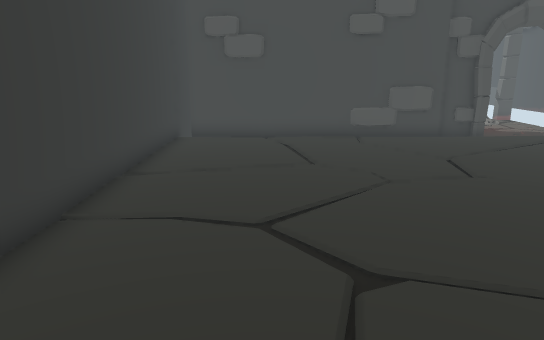
view 1 (above)

15 first-person views from a walk through a scene from a Unity 3-D project. The camera is 1.2 m above the floor, tilts 14° down and sees 70° across. The floor is counted in squares, 0.5 m on a side. Each view is taken from the middle of a square. On the plan, view 1 faces up. The plan holds only what a view shows up to about 20 squares ahead; the rest is blank. The place goes on beyond the plan. The player is left out. Some animated figures are not drawn. Door leaves are left out, so doorways stand open.

view 2
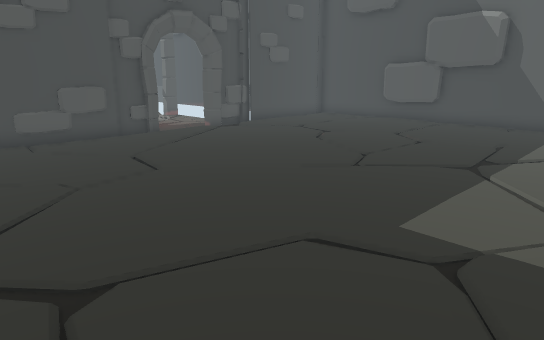

view 3
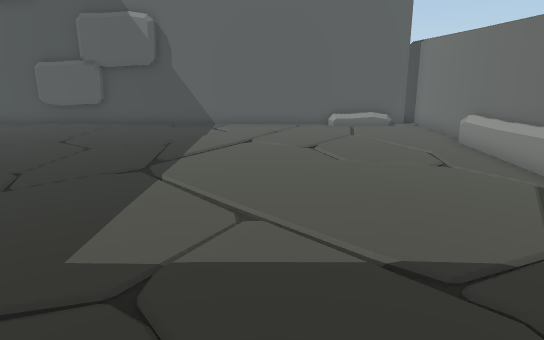

view 4
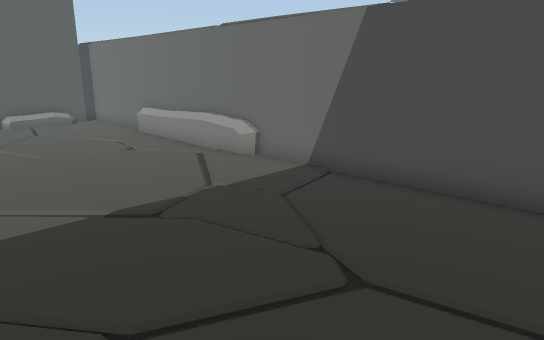

view 5
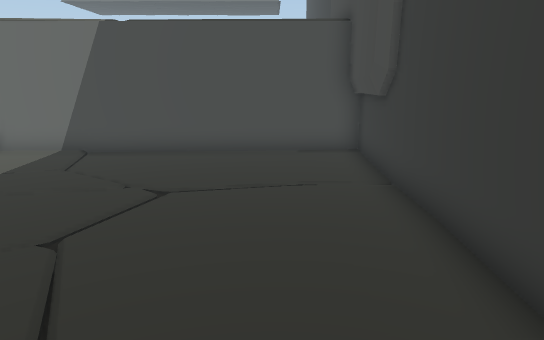

view 6
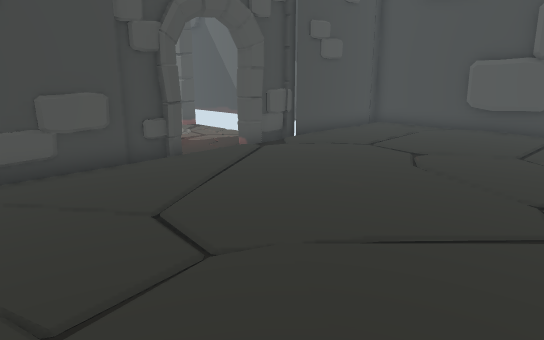

view 7
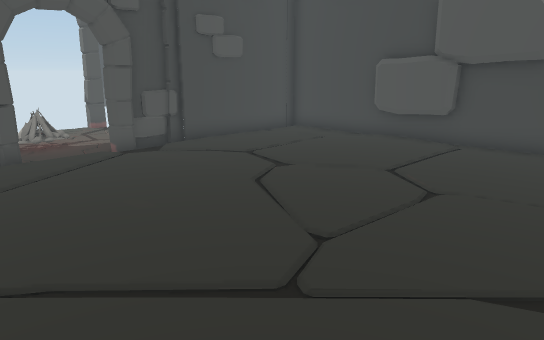

view 8
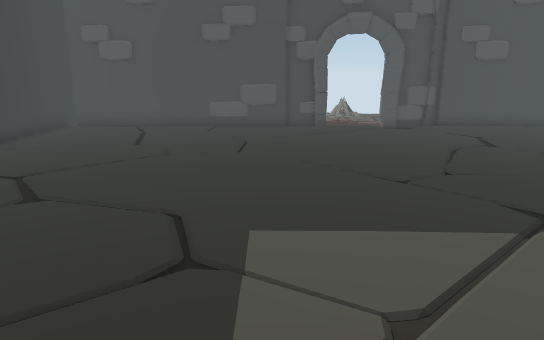

view 9
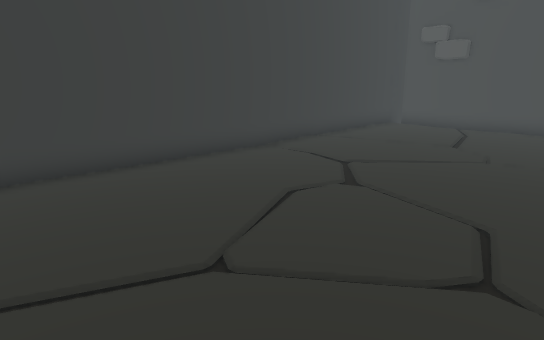

view 10
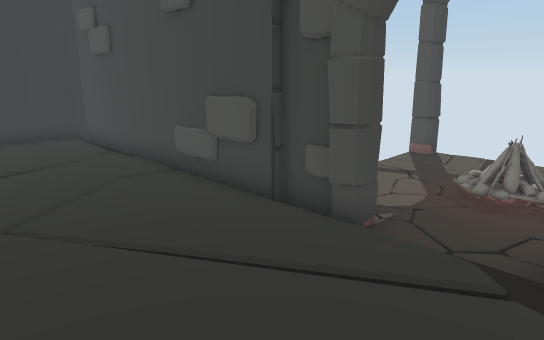

view 11
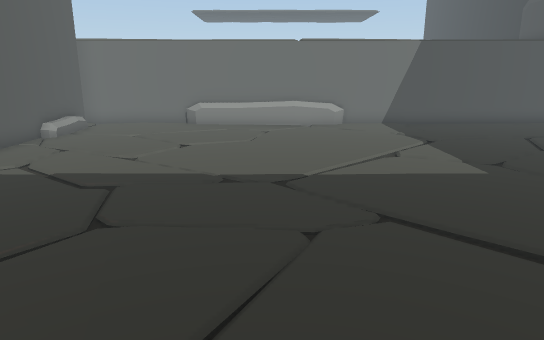

view 12
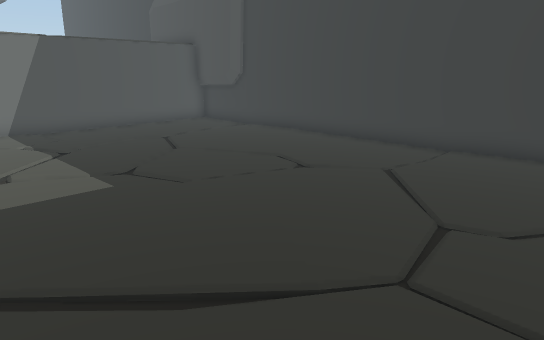

view 13
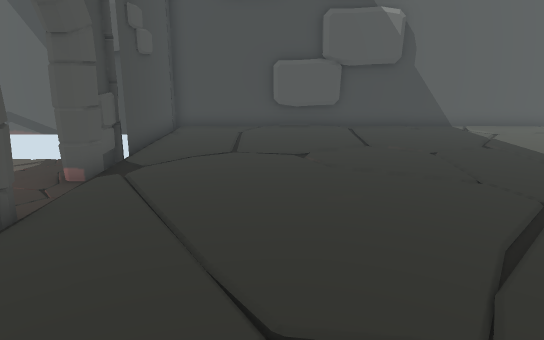

view 14
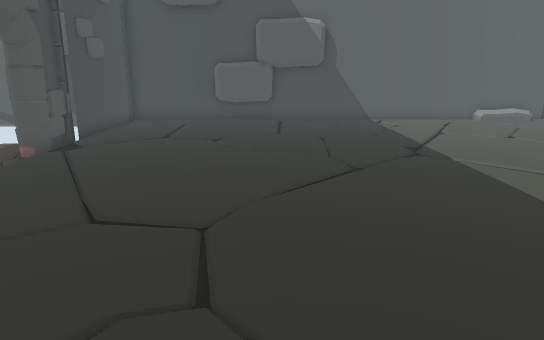

view 15
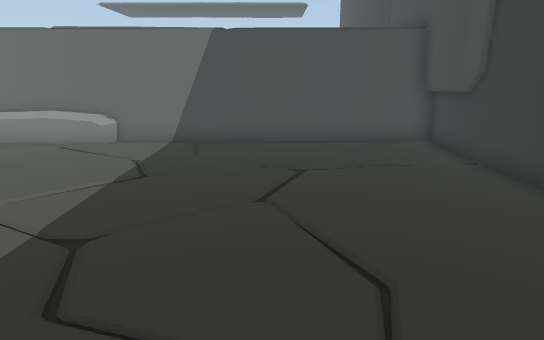

### Floor plan
Points are (right, up) in squares from view 1. A wall is a line through its corners. A room is listed if a view was taken in it or the views show most of it. See-through windows are left out.
Room 1 (views 1, 2, 3, 4, 5, 6, 7, 8, 9, 10, 11, 12, 13, 14, 15)
walls: (19.3, 5.5) (19.3, 10.7); (6.8, 15.4) (-3.2, 15.4); (7.6, 15.5) (7.1, 15.6); (8.6, 15.5) (8, 15.2); (19.5, 5.3) (19.2, 5.7); (8.1, 15.7) (6.2, 15.7); (19.3, 7.5) (19.4, 8.5); (12, 15.3) (11.3, 15.5); (19.2, 8.4) (19.6, 8.8); (19.5, 7.6) (19.5, 7.9) (19.3, 8.3) (19.6, 8.8); (19.5, 8.2) (19.4, 8.9); (19.8, 8.8) (19.8, 15.4) (13.8, 15.4); (14, 15.7) (11.9, 15.7); (15.8, 15.3) (15.3, 15.3); (-3.6, -3.6) (-3.2, -4.5); (-3.4, -4.2) (-3.4, -7); (-1.2, 15.2) (-1.7, 15.3); (19.8, -6.5) (19.8, 8.1); (-3.7, 16) (-3.7, -7) (20.5, -7)
low walls: (7.5, -6.9) (8.3, -6.6); (7.5, -6.9) (8, -6.6) (9.9, -6.6); (8.5, -6.9) (9.9, -6.8); (6.1, 15.3) (5.6, 15.2); (5.2, 15.2) (4.6, 15.3); (14.6, -6.6) (15.1, -6.9); (14.5, -6.7) (15.1, -6.9); (19.3, 9.9) (19.4, 10.6); (13.7, 15.6) (12.7, 15.5)
ways out: open door at (10, 15)

Where each view was taken, in squares from view 1:
view 1: 0 up, 0 right, facing up
view 2: 0 up, 0 right, facing up-right
view 3: 0 up, 1 right, facing right
view 4: 1 up, 1 left, facing down-right
view 5: 5 up, 1 left, facing down
view 6: 5 up, 2 right, facing up-right
view 7: 3 up, 6 right, facing up-right
view 8: 3 down, 6 right, facing up
view 9: 3 down, 6 right, facing up-left
view 10: 10 up, 12 right, facing up-left
view 11: 12 up, 11 right, facing down
view 12: 11 up, 9 right, facing down-left
view 13: 11 up, 2 right, facing right
view 14: 8 up, 1 left, facing right
view 15: 7 up, 2 right, facing down
